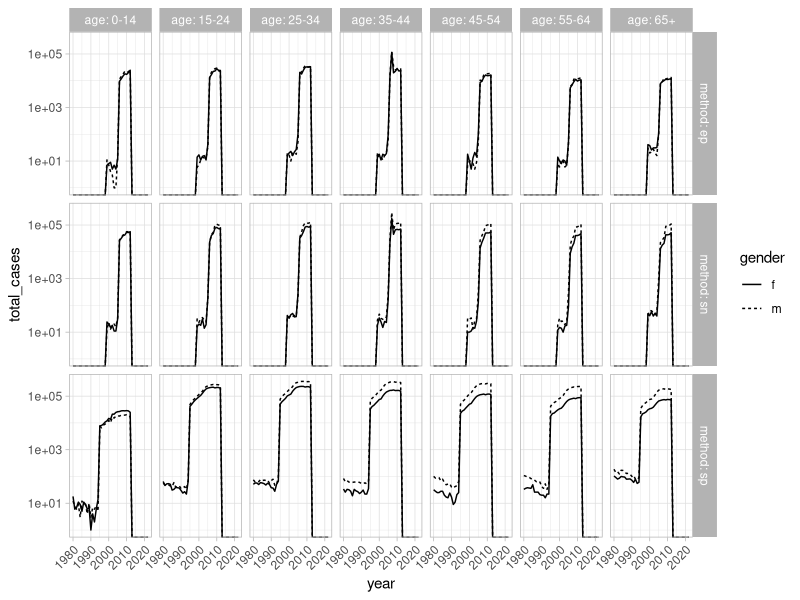

Generate this figure with R:
## ---- chunk 1
library(tidyverse, quietly = T)
## ---- chunk 2
#| echo: true
tdf = tibble(x = 1:1e4, y = rnorm(1e4))
tdf
## ---- chunk 3
#| echo: true

dfs = list(
  df = data.frame(abc = letters[1:3], xyz = letters[24:26]),
  tbl = tibble(abc = letters[1:3], xyz = letters[24:26])
)

sapply(dfs, function(d) class(d[, "abc"]))
## ---- chunk 4
#| echo: true
a <- tibble(ints = 1:5,
       powers = lapply(1:5, function(x) x^(1:x)))

a[[5,2]]
a
## ---- chunk 5
#| echo: true
1:8 %>%
  sum() %>%
  sqrt()

sqrt(sum(1:8))
## ---- chunk 6
#| echo: true
t1 = tibble(alpha = letters[1:6], num = 1:6)
t2 = tibble(alpha = letters[4:10], num = 4:10)
t3 <- full_join(t1, t2, by = "alpha", suffix = c("_t1", "_t2"))

t3
## ---- chunk 7
#| echo: true
who <- read_csv(here::here('Lecture1', 'who.csv'))

who
## ---- chunk 8
#| echo: true
#| output-location: slide

who %>%
  select(-iso2, -iso3) %>%
  gather(group, cases, -country, -year ) %>%
  mutate(group = str_replace(group, "new_*", ""),
         method = str_extract(group, "[a-z]+"),
         gender = str_sub(str_extract(group, "_[a-z]"), 2, 2),
         age = str_extract(group, "[0-9]+"),
         age = ifelse(str_length(age) > 2,
                      str_c(str_sub(age, 1, -3), str_sub(age, -2, -1), sep = "-"),
                      str_c(age, "+"))) %>%
  group_by(year, gender, age, method) %>%
  summarize(total_cases = sum(cases, na.rm = TRUE), .groups='drop') %>%
  ggplot(aes(x = year, y = total_cases, linetype = gender)) +
  geom_line() +
  facet_grid(method ~ age,
             labeller = labeller(.rows = label_both, .cols = label_both)) +
  scale_y_log10() +
  theme_light() +
  theme(axis.text.x = element_text(angle = 45, vjust = 1, hjust = 1))
